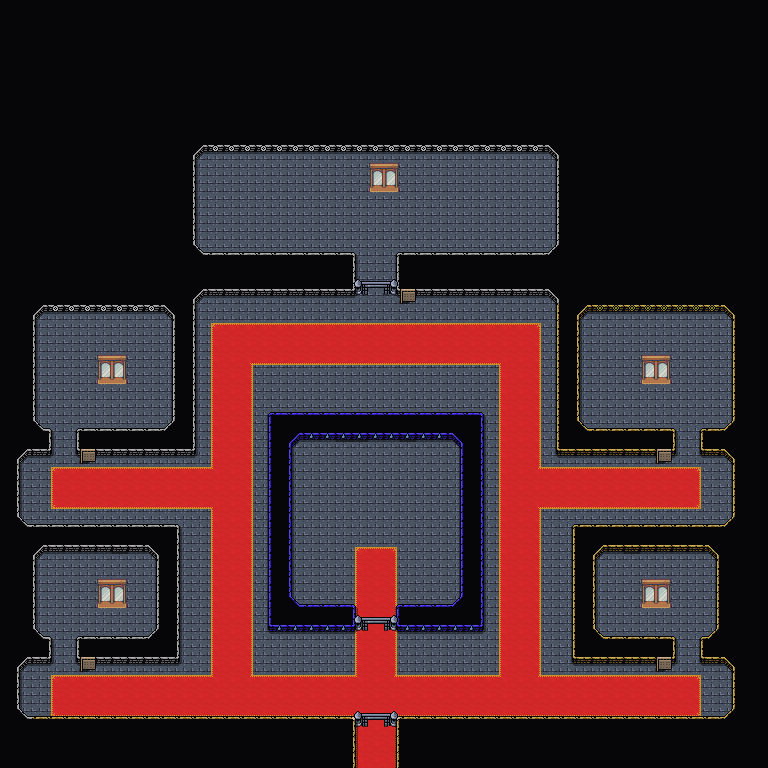

This is a level from a 2D game, rendered from its Tiled map with the project's own tilesets. A one-line summary and the map file follow, with tile-layer data summarised:
An orthogonal 48x48 tile map with 16x16 px tiles, 5 tile layers (Background, Floor, Ground, Foreground, ...), 4 tilesets and 15 objects (5x dialog).

<map version="1.10" tiledversion="1.11.2" orientation="orthogonal" renderorder="right-down" width="48" height="48" tilewidth="16" tileheight="16" infinite="0" nextlayerid="7" nextobjectid="126">
 <editorsettings>
  <export target="wastetown..tmx" format="tmx" />
 </editorsettings>
 <tileset firstgid="1" source="../../../../common/maps/tileset/main.tsx" />
 <tileset firstgid="10113" source="../../../../common/maps/tileset/buildings.tsx" />
 <tileset firstgid="11905" source="../../../../common/maps/tileset/buildingsbosses.tsx" />
 <tileset firstgid="13697" source="../../../../common/maps/tileset/dungeon/dungeon_bis.tsx" />
 <layer id="1" name="Background" width="48" height="48">
  <data>[2304 cells, 2304 non-empty, 2 distinct tile ids]</data>
 </layer>
 <layer id="6" name="Floor" width="48" height="48">
  <data>[2304 cells, 277 non-empty, 14 distinct tile ids]</data>
 </layer>
 <layer id="2" name="Ground" width="48" height="48">
  <data>[2304 cells, 45 non-empty, 7 distinct tile ids]</data>
 </layer>
 <layer id="3" name="Foreground" width="48" height="48">
  <properties>
   <property name="spriteLayer" type="bool" value="true" />
  </properties>
  <data>[2304 cells, 1706 non-empty, 52 distinct tile ids]</data>
 </layer>
 <layer id="5" name="AboveSprites" width="48" height="48">
  <data>[2304 cells, 53 non-empty, 8 distinct tile ids]</data>
 </layer>
 <objectgroup id="4" name="Objects">
  <object id="60" template="../../../../common/maps/obj/entry_up.tx" x="357" y="768" width="38" height="16">
   <properties>
    <property name="teleport" value="../Realm of Legends/maps/map/magetower/Mirror_Gallery_1.tmx" />
   </properties>
  </object>
  <object id="104" template="../../../../common/maps/obj/entry_down.tx" x="362.833" y="205.583" width="46" height="21.5">
   <properties>
    <property name="teleport" value="../Realm of Legends/maps/map/magetower/Mirror_Gallery_C3.tmx" />
   </properties>
  </object>
  <object id="105" template="../../../../common/maps/obj/entry_down.tx" x="89.25" y="395" width="46" height="21.5">
   <properties>
    <property name="teleport" value="../Realm of Legends/maps/map/magetower/Mirror_Gallery_Eldrazi.tmx" />
   </properties>
  </object>
  <object id="108" template="../../../../common/maps/obj/entry_down.tx" x="634.5" y="396.5" width="46" height="21.5">
   <properties>
    <property name="teleport" value="../Realm of Legends/maps/map/magetower/Mirror_Gallery_Ur-Dragon.tmx" />
   </properties>
  </object>
  <object id="110" template="../../../../common/maps/obj/entry_down.tx" x="634" y="620" width="46" height="21.5">
   <properties>
    <property name="teleport" value="../Realm of Legends/maps/map/magetower/Mirror_Gallery_C2.tmx" />
   </properties>
  </object>
  <object id="112" template="../../../../common/maps/obj/entry_down.tx" x="88.75" y="620.5" width="46" height="21.5">
   <properties>
    <property name="teleport" value="../Realm of Legends/maps/map/magetower/Mirror_Gallery_C1.tmx" />
   </properties>
  </object>
  <object id="114" template="../../../../common/maps/obj/enemy.tx" gid="11419" x="368.874" y="488.152">
   <properties>
    <property name="effect">{"startBattleWithCard": ["Oboro, Palace in the Clouds", "Minamo, School at Water's Edge", "Patron of the Moon", "Mirror Shield", "Mirror Box", "Leyline of Singularity", "Mirrorworks", "The Magic Mirror", "Mirage Mirror"
]}</property>
    <property name="enemy" value="Meloku" />
   </properties>
  </object>
  <object id="115" template="../../../../common/maps/obj/dialog.tx" x="332.151" y="610.404" width="85.697" height="13.1913" visible="1">
   <properties>
    <property name="dialog">[
{
   "text": "Meloku smiles as you approach the central chamber.
'Well then, {var=player_name}, shall we begin our first duel of many? Good luck. You'll need it.'",
   "options": [{
      "name": "(Continue)", "action": [{"deleteMapObject":-1}]}]
}
]</property>
   </properties>
  </object>
  <object id="118" template="../../../../common/maps/obj/enemy.tx" gid="11419" x="314" y="540">
   <properties>
    <property name="effect">{ 
"lifeModifier": 20, 
"startBattleWithCard": ["Mimic Vat", "Mirage Mirror", "Cryptoplasm", "Extravagent Replication", "Identity Thief", "Firdoch Core"]
}</property>
    <property name="enemy" value="Grand Nemesis" />
   </properties>
  </object>
  <object id="120" template="../../../../common/maps/obj/enemy.tx" gid="11419" x="417.333" y="540">
   <properties>
    <property name="effect" value="{&quot;startBattleWithCard&quot;: [&quot;Command Tower|CM1&quot;, &quot;Command Beacon|C15&quot;, &quot;Plaza of Heroes|DMU&quot;, &quot;Helm of the Host|DOM&quot;, &quot;Platinum Angel|MRD&quot;, &quot;Jodah's Codex|DMU&quot;]}" />
    <property name="enemy" value="Jodah" />
   </properties>
  </object>
  <object id="121" template="../../../../common/maps/obj/dialog.tx" type="dialog" gid="11530" x="80" y="678.667" width="16" height="16" visible="1">
   <properties>
    <property name="dialog">[
  {
    "text":"Gallery of the Major Guardians of the Wastes",
    "options":[
      { "name":"Continue" }
]
}
]</property>
   </properties>
  </object>
  <object id="122" template="../../../../common/maps/obj/dialog.tx" type="dialog" gid="11530" x="654.667" y="679.333" width="16" height="16" visible="1">
   <properties>
    <property name="dialog">[
  {
    "text":"Gallery of the Gods of the Wastes",
    "options":[
      { "name":"Continue" }
]
}
]</property>
   </properties>
  </object>
  <object id="123" template="../../../../common/maps/obj/dialog.tx" type="dialog" gid="11530" x="656" y="471.333" width="16" height="16" visible="1">
   <properties>
    <property name="dialog">[
  {
    "text":"Gallery of the Ur-Dragon",
    "options":[
      { "name":"Continue" }
]
}
]</property>
   </properties>
  </object>
  <object id="124" template="../../../../common/maps/obj/dialog.tx" type="dialog" gid="11530" x="80" y="470.667" width="16" height="16" visible="1">
   <properties>
    <property name="dialog">[
  {
    "text":"Gallery of the Eldrazi",
    "options":[
      { "name":"Continue" }
]
}
]</property>
   </properties>
  </object>
  <object id="125" template="../../../../common/maps/obj/dialog.tx" type="dialog" gid="11530" x="401.333" y="308" width="16" height="16" visible="1">
   <properties>
    <property name="dialog">[
  {
    "text":"Gallery of the Wasteland Elites",
    "options":[
      { "name":"Continue" }
]
}
]</property>
   </properties>
  </object>
 </objectgroup>
</map>
